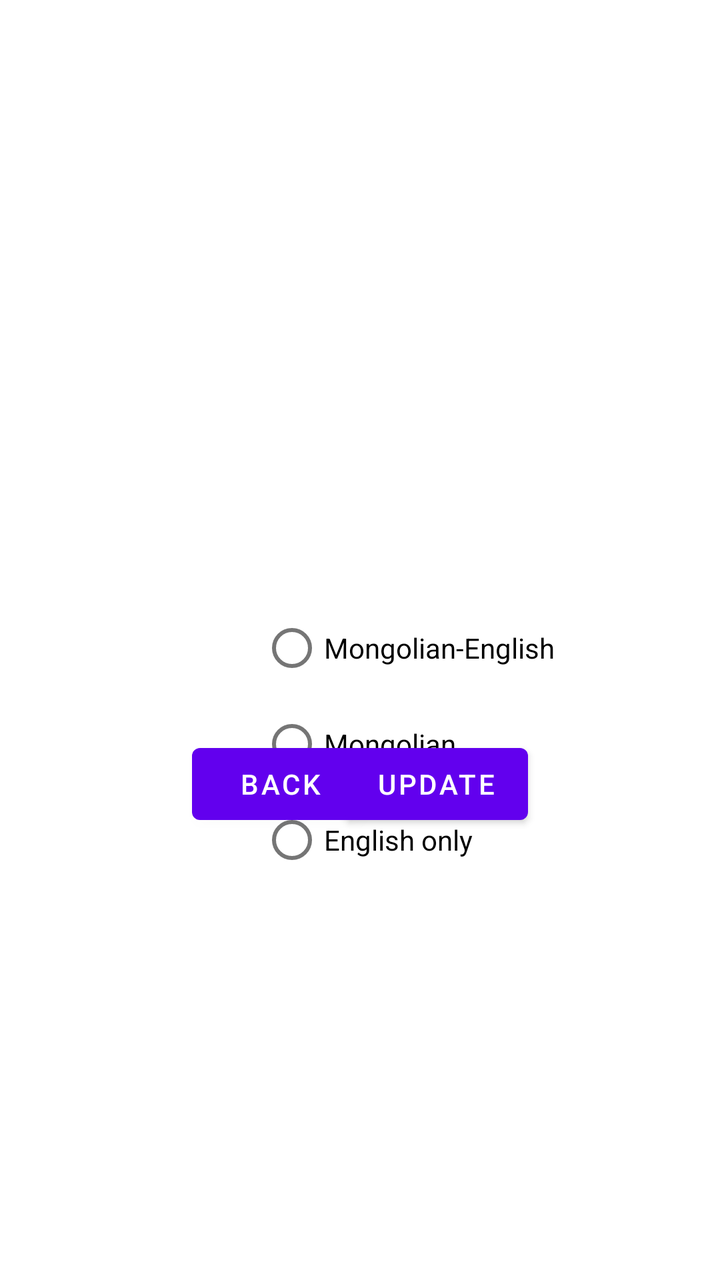
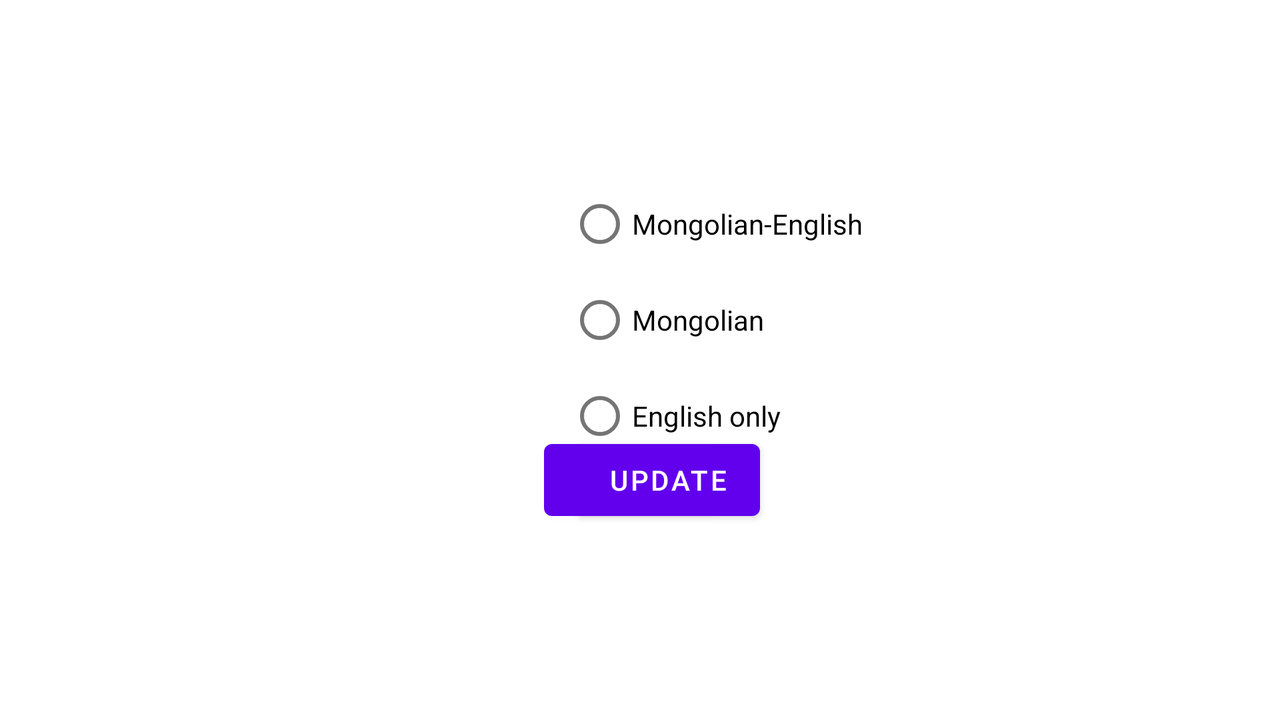

The same Android screen from two of the app's own layout files: first res/layout/ as a phone draws it, then the repository's variant for another configuration, drawn on a device whose configuration selects that folder. Both files follow.
<!-- AndroidManifest.xml: application theme Theme.Laboratory4 -->
<!-- res/layout/activity_settings.xml -->
<?xml version="1.0" encoding="utf-8"?>
<androidx.constraintlayout.widget.ConstraintLayout xmlns:android="http://schemas.android.com/apk/res/android"
    xmlns:app="http://schemas.android.com/apk/res-auto"
    xmlns:tools="http://schemas.android.com/tools"
    android:layout_width="match_parent"
    android:layout_height="match_parent"
    tools:context=".Settings">

    <RadioGroup
        android:id="@+id/settingsRadio"
        android:layout_width="wrap_content"
        android:layout_height="0dp"
        android:layout_marginStart="130dp"
        android:layout_marginTop="300dp"
        android:onClick="onCheckedChanged"
        app:layout_constraintStart_toStartOf="parent"
        app:layout_constraintTop_toTopOf="parent">

        <RadioButton
            android:id="@+id/radioButton"
            android:layout_width="match_parent"
            android:layout_height="wrap_content"
            android:text="Mongolian-English" />

        <RadioButton
            android:id="@+id/radioButton2"
            android:layout_width="match_parent"
            android:layout_height="wrap_content"
            android:text="Mongolian" />

        <RadioButton
            android:id="@+id/radioButton3"
            android:layout_width="match_parent"
            android:layout_height="wrap_content"
            android:text="English only" />
    </RadioGroup>

    <Button
        android:id="@+id/backBtn"
        android:layout_width="wrap_content"
        android:layout_height="wrap_content"
        android:layout_marginStart="96dp"
        android:layout_marginBottom="224dp"
        android:text="Back"
        android:onClick="onClick"
        app:layout_constraintBottom_toBottomOf="parent"
        app:layout_constraintStart_toStartOf="parent" />

    <Button
        android:id="@+id/updateBtn"
        android:layout_width="wrap_content"
        android:layout_height="wrap_content"
        android:layout_marginEnd="96dp"
        android:layout_marginBottom="224dp"
        android:text="Update"
        android:onClick="onClick"
        app:layout_constraintBottom_toBottomOf="parent"
        app:layout_constraintEnd_toEndOf="parent" />
</androidx.constraintlayout.widget.ConstraintLayout>
<!-- resources referenced by this layout -->
<resources>
  <style name="Theme.Laboratory4" parent="Theme.MaterialComponents.DayNight.DarkActionBar">
          
          <item name="colorPrimary">@color/purple_500</item>
          <item name="colorPrimaryVariant">@color/purple_700</item>
          <item name="colorOnPrimary">@color/white</item>
          
          <item name="colorSecondary">@color/teal_200</item>
          <item name="colorSecondaryVariant">@color/teal_700</item>
          <item name="colorOnSecondary">@color/black</item>
          
          <item name="android:statusBarColor" tools:targetApi="l">?attr/colorPrimaryVariant</item>
          
      </style>
</resources>
<!-- res/layout-land/activity_settings.xml (the repository's variant of the layout above) -->
<!-- drawn on the phone turned sideways -->
<?xml version="1.0" encoding="utf-8"?>
<androidx.constraintlayout.widget.ConstraintLayout xmlns:android="http://schemas.android.com/apk/res/android"
    xmlns:app="http://schemas.android.com/apk/res-auto"
    xmlns:tools="http://schemas.android.com/tools"
    android:layout_width="match_parent"
    android:layout_height="match_parent"
    tools:context=".Settings">

    <Button
        android:id="@+id/backBtn"
        android:layout_width="wrap_content"
        android:layout_height="wrap_content"
        android:layout_marginStart="272dp"
        android:layout_marginBottom="96dp"
        android:onClick="onClick"
        android:text="Back"
        app:layout_constraintBottom_toBottomOf="parent"
        app:layout_constraintStart_toStartOf="parent" />

    <Button
        android:id="@+id/updateBtn"
        android:layout_width="wrap_content"
        android:layout_height="wrap_content"
        android:layout_marginEnd="260dp"
        android:layout_marginBottom="96dp"
        android:onClick="onClick"
        android:text="Update"
        app:layout_constraintBottom_toBottomOf="parent"
        app:layout_constraintEnd_toEndOf="parent" />

    <RadioGroup
        android:id="@+id/settingsRadio"
        android:layout_width="wrap_content"
        android:layout_height="0dp"
        android:layout_marginStart="284dp"
        android:layout_marginTop="88dp"
        android:onClick="onCheckedChanged"
        app:layout_constraintStart_toStartOf="parent"
        app:layout_constraintTop_toTopOf="parent">

        <RadioButton
            android:id="@+id/radioButton"
            android:layout_width="match_parent"
            android:layout_height="wrap_content"
            android:text="Mongolian-English"
            tools:layout_editor_absoluteX="284dp"
            tools:layout_editor_absoluteY="88dp" />

        <RadioButton
            android:id="@+id/radioButton2"
            android:layout_width="match_parent"
            android:layout_height="wrap_content"
            android:text="Mongolian"
            tools:layout_editor_absoluteX="284dp"
            tools:layout_editor_absoluteY="136dp" />

        <RadioButton
            android:id="@+id/radioButton3"
            android:layout_width="match_parent"
            android:layout_height="wrap_content"
            android:text="English only"
            tools:layout_editor_absoluteX="284dp"
            tools:layout_editor_absoluteY="184dp" />
    </RadioGroup>

</androidx.constraintlayout.widget.ConstraintLayout>
